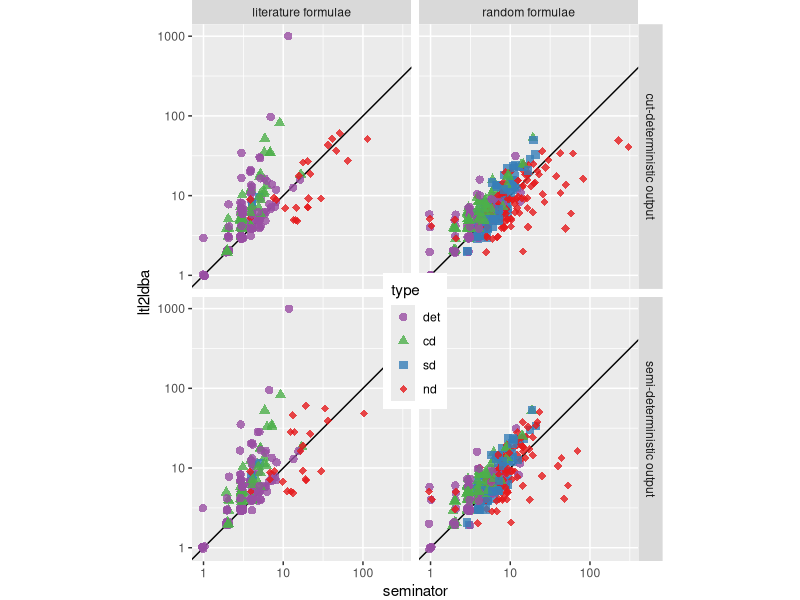
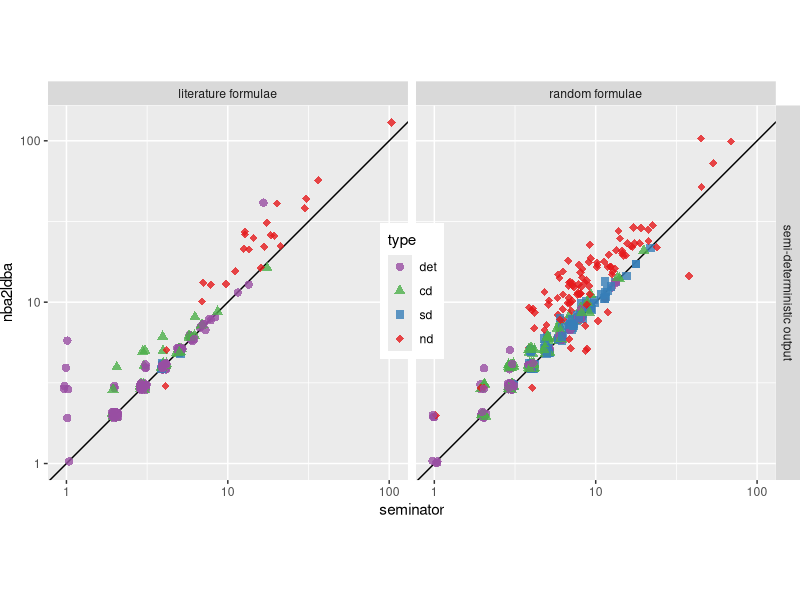
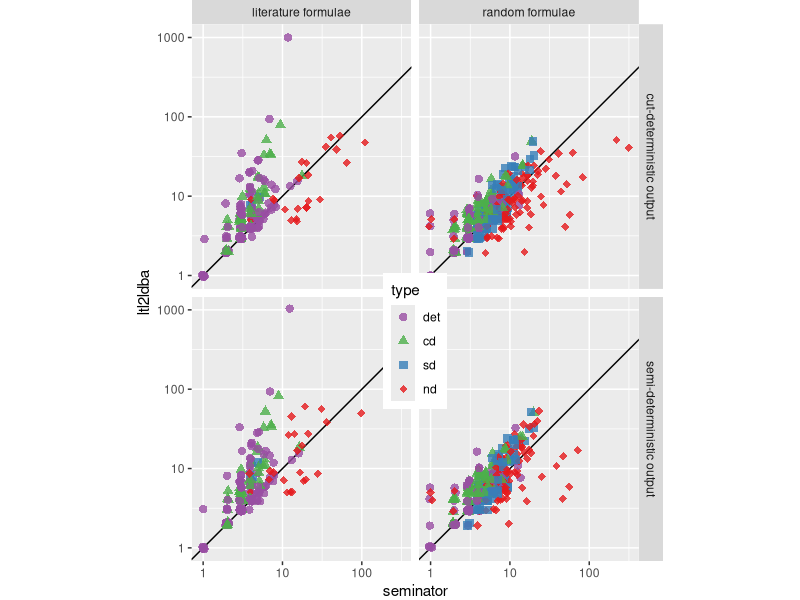
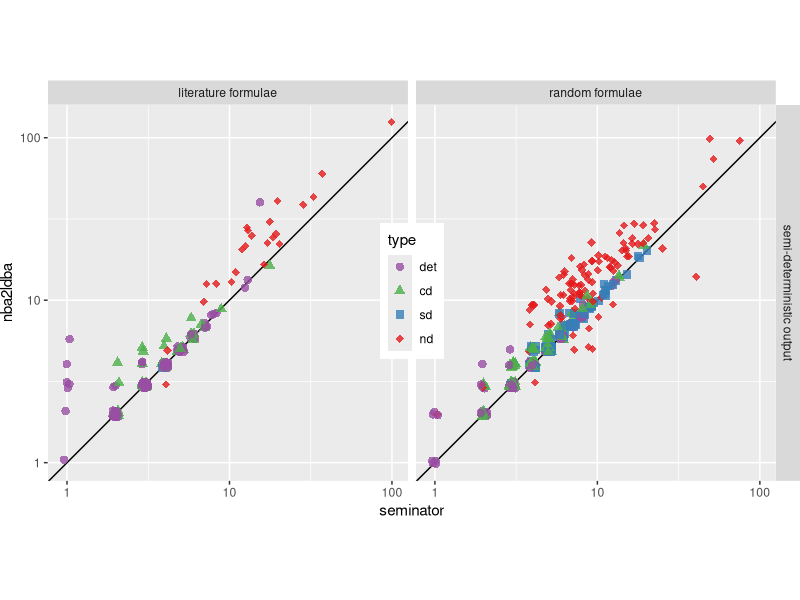

Source code (R) for these figures, in order:
library(ggplot2)
library(colorspace)


lit_det <- read.csv('literature_det.csv')
lit_det$type <- 'det     '
lit_cd <- read.csv('literature_cd.csv')
lit_cd$type <- 'cd     '
lit_sd <- read.csv('literature_sd.csv')
lit_sd$type <- 'sd     '
lit_nd <- read.csv('literature_nd.csv')
lit_nd$type <- 'nd     '

rand_det <- read.csv('random_det.csv')
rand_det$type <- 'det     '
rand_cd <- read.csv('random_cd.csv')
rand_cd$type <- 'cd     '
rand_sd <- read.csv('random_sd.csv')
rand_sd$type <- 'sd     '
rand_nd <- read.csv('random_nd.csv')
rand_nd$type <- 'nd     '

lit <- rbind(lit_det,lit_cd,lit_sd,lit_nd)
rand <- rbind(rand_det,rand_cd,rand_sd,rand_nd)
lit$set <- 'literature formulae'
rand$set <- 'random formulae'
all <- rbind(lit, rand)

all <- tidyr::separate(all, tool, into=c('output','tool','simpl'))
all$tool <- as.factor(all$tool)
all$output <- as.factor(all$output)

# Reorder the types
all$type <- factor(all$type, levels = c('det     ', 'cd     ', 'sd     ', 'nd     '))

# Keep experiments without simplification
all <- all[all$simpl == 'no',]

levels(all$output)[levels(all$output)=="cd"] <- "cut-deterministic output"
levels(all$output)[levels(all$output)=="sd"] <- "semi-deterministic output"

all2 <- dplyr::select(all,formula,tool,states,type,set,output)
all <- tidyr::spread(all2,tool,states)

ggplot(all, aes(y=ltl2ldba,x=seminator,colour=type,shape=type)) +
    geom_abline(slope=1,intercept=0) + # theme_classic() +
    geom_jitter(width = 0.02, height = 0.02, alpha=.8, size=2.5) +
    scale_x_log10(breaks=c(1,10,100,1000)) + scale_y_log10() +
    scale_colour_brewer(palette = "Set1", direction=-1,type = qualitative) +
    scale_shape_manual(values=c(16,17,15,18)) +
    coord_fixed() + facet_grid(output ~ set) +
    theme(legend.margin=margin(2,-2,2,2,"mm"),
          plot.margin=margin(0,0,0,0,"mm"),
          legend.position = c(.5,.41))

ggsave(filename = 'ltl_sem.pdf', width=10, height=8.1)

sd <- all[all$output == 'semi-deterministic output',]

ggplot(sd, aes(y=nba2ldba,x=seminator,colour=type,shape=type)) +
  geom_abline(slope=1,intercept=0) + # theme_classic() +
  geom_jitter(width = 0.02, height = 0.02, alpha=.8, size=2.5) +
  scale_x_log10(breaks=c(1,10,100,1000)) + scale_y_log10(breaks=c(1,10,100,1000)) +
  scale_colour_brewer(palette = "Set1", direction=-1,type = qualitative) +
  scale_shape_manual(values=c(16,17,15,18)) +
  coord_fixed() + facet_grid(output ~ set) +
  theme(legend.margin=margin(2,-2,2,2,"mm"),
        plot.margin=margin(0,0,0,0,"mm"),
        legend.position = c(.5,.505))


ggsave(filename = 'nba_sem.pdf', width=10, height=5.1)

#graph(ggplot(lit, aes(x=cd.ltl2ldba.no,y=cd.seminator.no,colour=type,shape=type)))
# ggsave(filename = 'cd_ltl_sem.pdf')
#
#graph(ggplot(lit, aes(x=sd.ltl2ldba.no,y=sd.seminator.no,colour=type,shape=type)))
#ggsave(filename = 'sd_ltl_sem.pdf')
